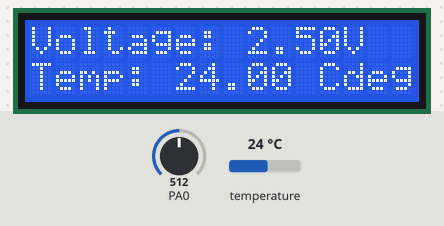
Bench run of a sketch on a simulated STM32 Blue Pill. On the bench: 16×2 character LCD. The inputs (shaded band) are chosen by the test bench; at power-on: temperature 24 °C, PA0 = 512. What the sketch prints to the serial monitor is not drawn.

Above: at 1.6 s.
1.7 s: temperature set to 12 °C
At 5.5 s:
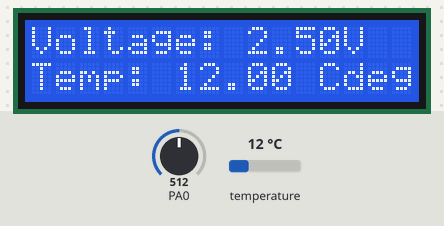
5.8 s: PA0 set to 716
At 8.8 s:
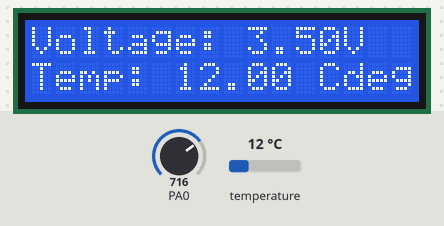
9.1 s: temperature set to 19 °C
At 11.5 s:
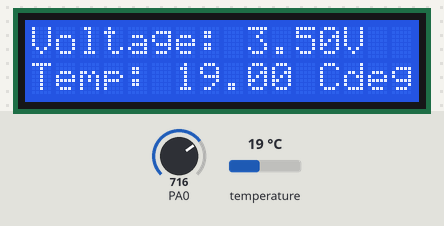
12.4 s: PA0 set to 900
At 15.0 s:
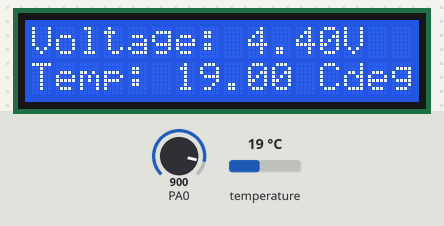
15.7 s: temperature set to 28 °C
At 18.6 s:
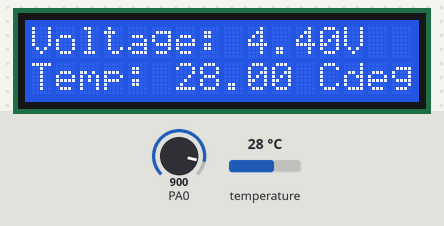
19.0 s: PA0 set to 1023
At 22.2 s:
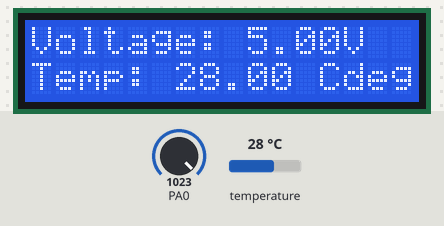
Timing chart, 0 to 23.3 s (numbered marks = the images above; inputs shaded):
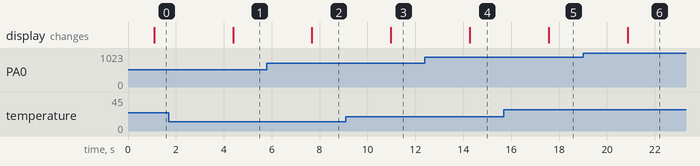

The sketch:

PotencjometrITermometr.ino
```cpp
#include <LiquidCrystal.h>
#include <OneWire.h>

const int rs=12,enable=11,dc4=5,dc5=4,dc6=3,dc7=2;
const int width = 16, height = 2;
//const int ds = 10;

LiquidCrystal lcd(rs,enable,dc4,dc5,dc6,dc7);
OneWire ds(10);

int givenValueV = 0;
int16_t givenValueT = 0;
float voltage = 0;
float temp = 0;
int index = 0;

void setup(){
    lcd.begin(width,height);
    Serial.begin(9600);
}

void show(int i){
    lcd.clear();
    lcd.print("Voltage: ");
    lcd.print(voltage);
    lcd.print("V");
    lcd.setCursor(0,1);
    lcd.print("Temp: ");
    lcd.print(temp);
    lcd.print(" Cdeg");
    Serial.print(i);
    Serial.print(",");
    Serial.print(voltage);
    Serial.print(",");
    //Serial.print("Temp: ");
    Serial.print(temp);
    Serial.print(";\n");
}

void getVoltage(){
   givenValueV = analogRead(PA0);
   voltage = givenValueV*(5.0/1023.0);
}

void getTemperature(){
  byte i;
  byte type_s;
  byte data[12];
  byte addr[8];

  if ( !ds.search(addr)) {
    ds.reset_search();
    delay(250);
    return;
  }


  if (OneWire::crc8(addr, 7) != addr[7]) {
      //Serial.println("CRC is not valid!");
      return;
  }
  //Serial.println();

  // the first ROM byte indicates which chip
  switch (addr[0]) {
    case 0x10:
      //Serial.println("  Chip = DS18S20");  // or old DS1820
      type_s = 1;
      break;
    case 0x28:
      //Serial.println("  Chip = DS18B20");
      type_s = 0;
      break;
    case 0x22:
      //Serial.println("  Chip = DS1822");
      type_s = 0;
      break;
    default:
      //Serial.println("Device is not a DS18x20 family device.");
      return;
  }

  ds.reset();
  ds.select(addr);
  ds.write(0x44, 1);        // start conversion, with parasite power on at the end

  delay(1000);     // maybe 750ms is enough, maybe not
  // we might do a ds.depower() here, but the reset will take care of it.
  ds.reset();
  ds.select(addr);
  ds.write(0xBE);         // Read Scratchpad

  for ( i = 0; i < 9; i++) {           // we need 9 bytes
    data[i] = ds.read();
  }

  int16_t raw = (data[1] << 8) | data[0];
  if (type_s) {
    raw = raw << 3; // 9 bit resolution default
    if (data[7] == 0x10) {
      // "count remain" gives full 12 bit resolution
      raw = (raw & 0xFFF0) + 12 - data[6];
    }
  } else {
    byte cfg = (data[4] & 0x60);
    // at lower res, the low bits are undefined, so let's zero them
    if (cfg == 0x00) raw = raw & ~7;  // 9 bit resolution, 93.75 ms
    else if (cfg == 0x20) raw = raw & ~3; // 10 bit res, 187.5 ms
    else if (cfg == 0x40) raw = raw & ~1; // 11 bit res, 375 ms
    //// default is 12 bit resolution, 750 ms conversion time
  }
  temp = (float)raw / 16.0;
}

void loop(){
    getVoltage();
    getTemperature();
    show(++index);
    delay(1000);
}
```

Measured:
- after the input at 1.7 s, the display: changes after 2.7 s (image 1)
- after the input at 5.8 s, the display: changes after 1.9 s (image 2)
- after the input at 9.1 s, the display: changes after 1.9 s (image 3)
- after the input at 12.4 s, the display: changes after 1.9 s (image 4)
- after the input at 15.7 s, the display: changes after 1.9 s (image 5)
- after the input at 19.0 s, the display: changes after 1.9 s (image 6)
